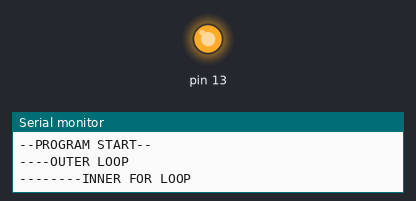
This sketch was run on a simulated Arduino Uno, built with avr-gcc and run on an emulated ATmega328P. Parts: output pins drawn as LEDs (lit = HIGH), the last lines printed to the serial monitor.

Above: at 0.2 s.
At 10.2 s:
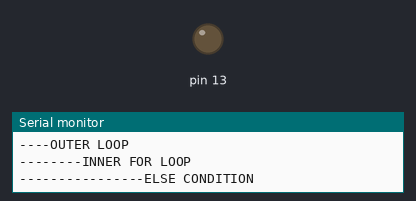
Timing chart, 0 to 11.7 s (numbered marks = the images above):
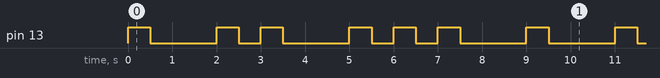

The sketch:

NESTED_FOR_WITH_DELAY.ino
```cpp
void setup() {
 Serial.begin(9600);
 pinMode(13,OUTPUT);
}

void loop()
{
Serial.println("--PROGRAM START--");


for(int j=1;j<=3;j++){
Serial.println("----OUTER LOOP");
 for(int i=1;i<=j;i++)
 {
   Serial.println("--------INNER FOR LOOP");
    digitalWrite(13, HIGH);
    delay(500);
   digitalWrite(13, LOW);
    delay(500);
   Serial.println("----------------ELSE CONDITION");
    }
  delay(1000);
 }
}
```

Measured:
- by itself, pin 13: repeats every 9.0 s: LOW 1.5 s, HIGH 0.50 s, LOW 0.50 s, HIGH 0.50 s, LOW 1.5 s, 2 × (HIGH 0.50 s, LOW 0.50 s), HIGH 0.50 s, LOW 1.5 s, HIGH 0.50 s
- by itself, everything shown: repeats every 9.0 s, in 12 steps
